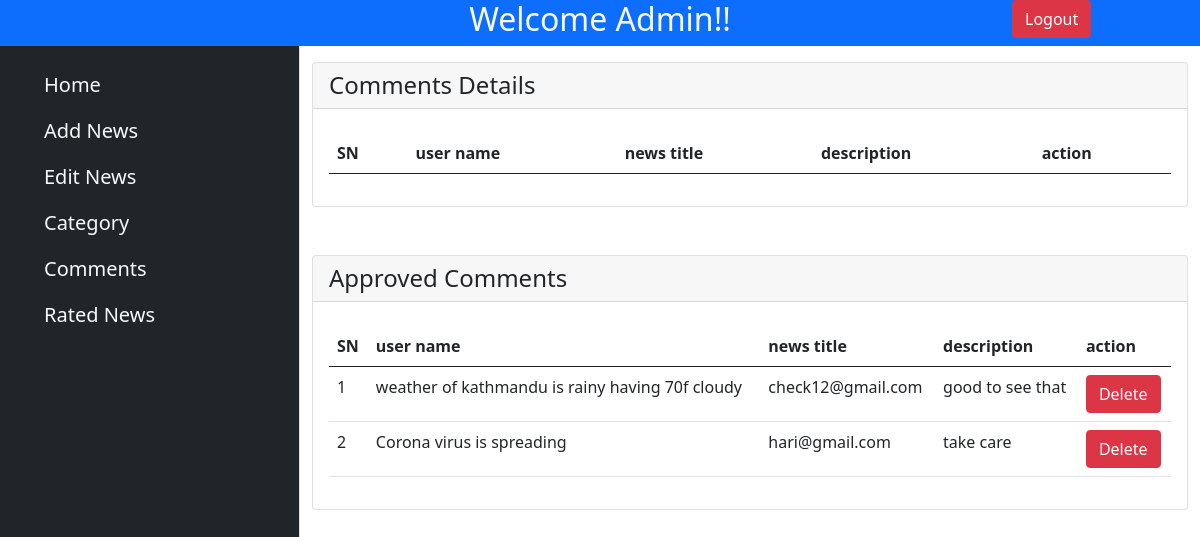
Page /admin/comment.php (signed in) on the committed database.
### tables this page shows
CREATE TABLE `comment` (
  `id` int(11) NOT NULL,
  `nid` int(11) DEFAULT NULL,
  `name` varchar(100) DEFAULT NULL,
  `comm` varchar(200) DEFAULT NULL,
  `status` varchar(23) NOT NULL DEFAULT 'unconfirmed'
);

CREATE TABLE `news` (
  `nid` int(11) NOT NULL,
  `category` int(11) NOT NULL,
  `title` varchar(200) NOT NULL,
  `slug` varchar(100) NOT NULL,
  `description` varchar(5000) NOT NULL,
  `image` varchar(2000) NOT NULL,
  `date` varchar(100) NOT NULL
);

### admin/comment.php (the view, shortened to what this page needs)
<?php include('layout/header.php');
?>
 <div class="container-fluid">
     <div class="row">
      <?php
      include('layout/sidebar.php');
      ?>
         <div class="col-9 mt-3">
            <div class="card">
                <div class="card-header fs-4 h3">Comments Details</div>
                <div class="card-body">
                        <table class="table">
                            <thead>
                                 <tr>
                                    <th scope="col">SN</th>
                                    <th scope="col">user name</th>
                                    <th scope="col">news title</th>
                                    <th scope="col">description</th>
                                    <th scope="col">action</th>
                                     </tr>
                            </thead>
                        </table>
                 </div>
            </div>
            <div class="card mt-5">
                <div class="card-header fs-4 h3">Approved Comments</div>
                <div class="card-body">
                        <table class="table">
                            <thead>
                                 <tr>
                                    <th scope="col">SN</th>
                                    <th scope="col">user name</th>
                                    <th scope="col">news title</th>
                                    <th scope="col">description</th>
                                    <th scope="col">action</th>
                                     </tr>
                            </thead>
                            <tbody>
                            <?php
                                $conn=mysqli_connect('localhost','root','','project');
                                    $sql= "SELECT news.title,comment.name,comment.comm,comment.id
                                    FROM comment
                                    INNER JOIN news ON comment.nid = news.nid WHERE status='approved'
                                    " ;
                                    $result= $conn->query($sql);
                                    $i=1;
                                    while($row=$result->fetch_assoc())
                                    {
                                        echo "<tr><td>".$i++."</td>";
                                        echo "<td>".$row['title']."</td>";
                                        echo "<td>".$row['name']."</td>";
                                        echo "<td>".$row['comm']."</td>";
                                        echo "<td>
                                        <button id='".$row['id']."'class=' delete btn btn-danger'>Delete</button></td></tr>";
                                    }
                            ?>
                            </tbody>
                        </table>
                 </div>
            </div>
        </div>
    </div>
</div>
</body>
</html>

### rows in the picture
comment: nid.title "weather of kathmandu is rainy having 70f cloudy", name "check12@gmail.com", comm "good to see that"
comment: nid.title "Corona virus is spreading", name "hari@gmail.com", comm "take care"
